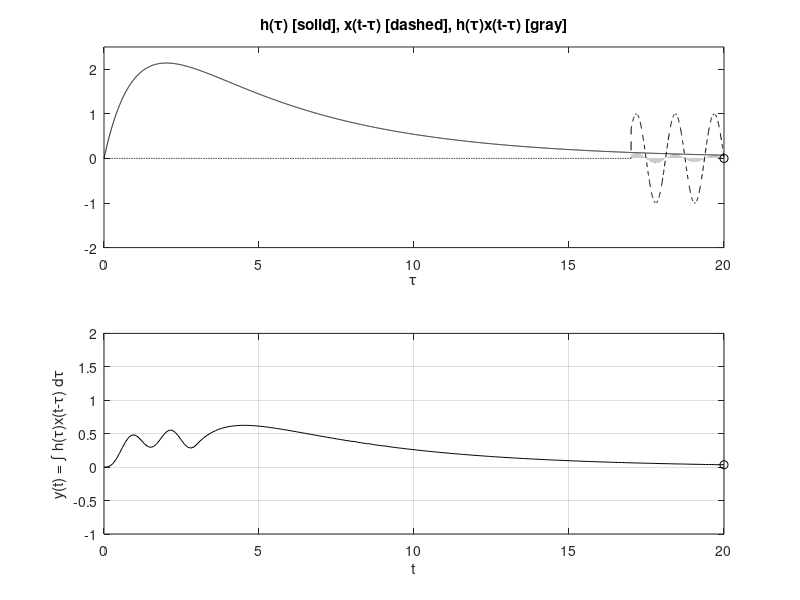

MATLAB code for this plot:
%5

% Create figure window and make visible on screen
u = @(t) 1.0*(t>=0);
x = @(t) sin(5*t).*(u(t)-u(t-3));
h = @(t) 4*(exp(-t/5)-exp(-t)).* u(t);

dtau = 0.005; tau = 0:dtau:20;
ti = 0;
tvec = 0:.1:20;
y = NaN*zeros(1,length(tvec)); % Pre-allocate memory

for t = tvec
ti = ti+1; % Time index
xh = x(t-tau).*h(tau); lxh = length(xh);
y(ti) = sum(xh.*dtau); % Trapezoidal approximation of convolution integral
subplot(2,1,1),plot(tau,h(tau),'k-',tau,x(t-tau),'k--',t,0,'ok');
axis([tau(1) tau(end) -2.0 2.5]);
patch([tau(1:end-1);tau(1:end-1);tau(2:end);tau(2:end)],...
[zeros(1,lxh-1);xh(1:end-1);xh(2:end);zeros(1,lxh-1)],...
[.8 .8 .8],'edgecolor','none');
xlabel('\tau'); title('h(\tau) [solid], x(t-\tau) [dashed], h(\tau)x(t-\tau) [gray]');
c = get(gca,'children'); set(gca,'children',[c(2);c(3);c(4);c(1)]);
subplot(2,1,2),plot(tvec,y,'k',tvec(ti),y(ti),'ok');
xlabel('t');
ylabel('y(t) = \int h(\tau)x(t-\tau) d\tau');
axis([tau(1) tau(end) -1.0 2.0]); grid;
drawnow;
end